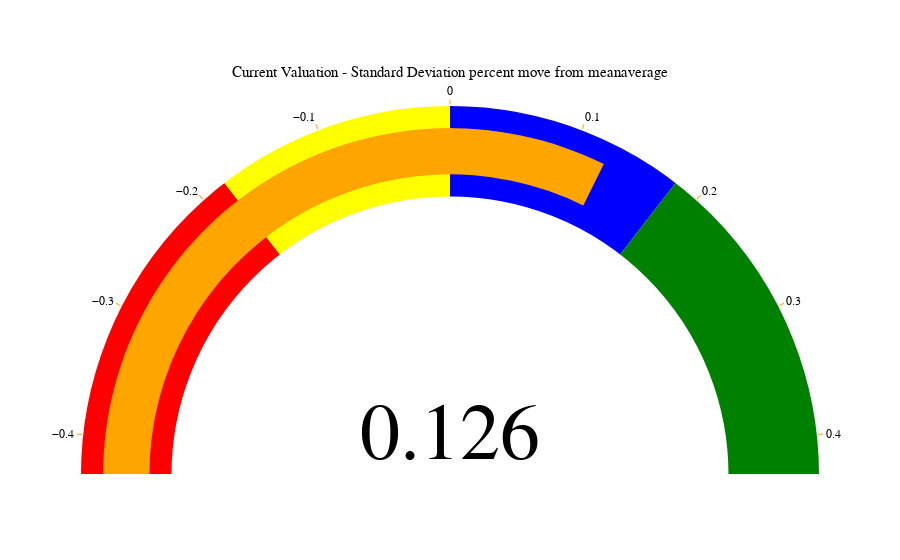

Notebook code cell kept with this figure:
### Code cell
import plotly.graph_objects as go

fig = go.Figure(go.Indicator(
    mode = "gauge+number",
    title = {'text': "Current Valuation - Standard Deviation percent move from meanaverage", 'font': {'size': 15}},
    value = df['move%'].iloc[-1],
    domain = {'x': [0,1], 'y': [0,1]},
    gauge = {
        'axis': {'range': [-0.43, 0.43], 'tickwidth': 1, 'tickcolor': "orange"},
        'bar': {'color': "orange"},
        'bgcolor': "white",
        'borderwidth': 2,
        'bordercolor': "white",
        'steps': [
            {'range': [-0.43, -0.18], 'color': 'red'},
            {'range': [-0.18, 0], 'color': 'yellow'},
            {'range': [0, 0.18], 'color': 'blue'},
            {'range': [0.18,0.43], 'color': 'green'}],
        }))

fig.update_layout(
    font={'color': "black", 'family': "Arial"},
    xaxis={'showgrid': False, 'range':[-1,1]},
    yaxis={'showgrid': False, 'range':[0,1.11]},
    plot_bgcolor='rgba(0,0,0,0)'
    )


# Set the visibility ON
fig.update_yaxes(title='', visible=True, showticklabels=False)
# Set the visibility OFF
fig.update_xaxes(title='x', visible=False, showticklabels=False)

fig.show()
fig.write_html("../static/valuation.html")

### Figure 1 — Plotly figure (JSON) as saved in the notebook; plotly's stock layout.template omitted (floating-point values rounded to 4 significant figures)
{"data": [{"domain": {"x": [0, 1], "y": [0, 1]}, "gauge": {"axis": {"range": [-0.43, 0.43], "tickcolor": "orange", "tickwidth": 1}, "bar": {"color": "orange"}, "bgcolor": "white", "bordercolor": "white", "borderwidth": 2, "steps": [{"color": "red", "range": [-0.43, -0.18]}, {"color": "yellow", "range": [-0.18, 0]}, {"color": "blue", "range": [0, 0.18]}, {"color": "green", "range": [0.18, 0.43]}]}, "mode": "gauge+number", "title": {"font": {"size": 15}, "text": "Current Valuation - Standard Deviation percent move from meanaverage"}, "type": "indicator", "value": 0.1258}], "layout": {"font": {"color": "black", "family": "Arial"}, "plot_bgcolor": "rgba(0,0,0,0)", "xaxis": {"range": [-1, 1], "showgrid": false, "showticklabels": false, "title": {"text": "x"}, "visible": false}, "yaxis": {"range": [0, 1.11], "showgrid": false, "showticklabels": false, "title": {"text": ""}, "visible": true}}}
